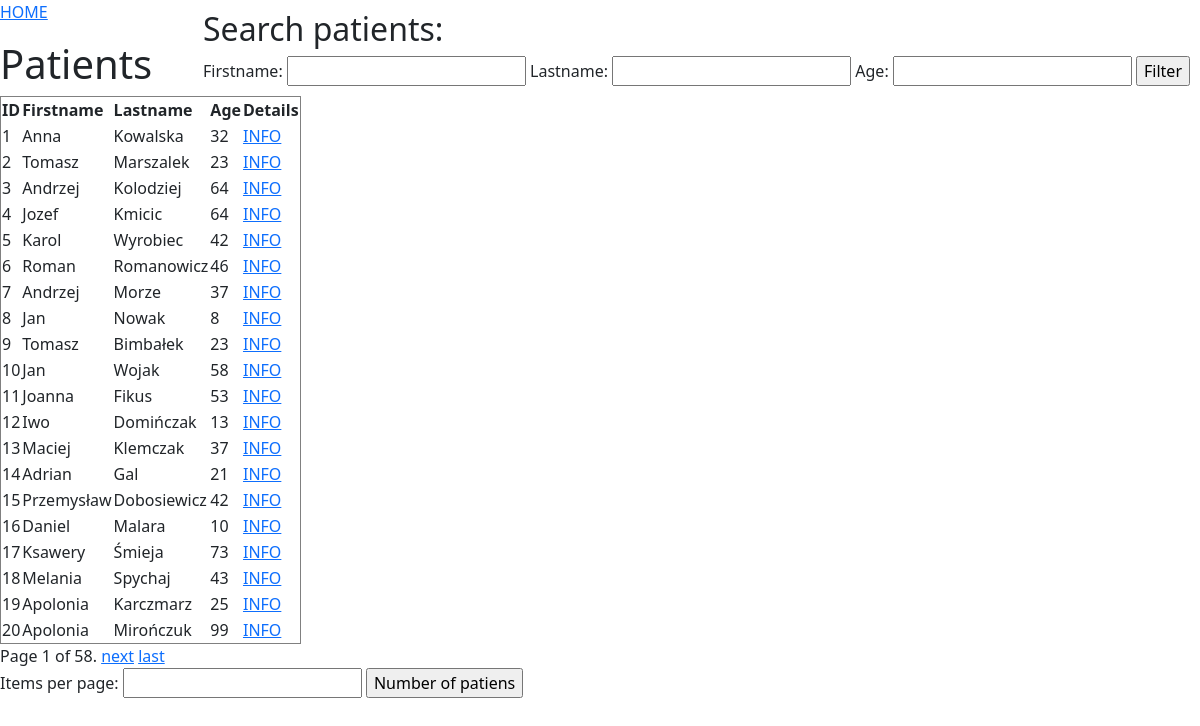
The app's page /patients/ with its own data.
### patients/models.py (models this page shows, shortened)
class Patient(models.Model):
    SEX = {
        "M": "Male",
        "F": "Female",
    }
    firstname = models.CharField(max_length=255)
    lastname = models.CharField(max_length=255)
    birthdate = models.DateField(null=True)
    sex = models.CharField(max_length=8, choices=SEX, null=True)
    login = models.CharField(max_length=255, null=True)
    password = models.CharField(max_length=255, null=True)
    image = models.ImageField(null=True, upload_to='images/')

### patients/views.py (the view)
# urls.py: path('', include('patients.urls'))
def patients(request: HttpRequest):
    patients = models.Patient.objects.all().values()
    form = forms.PatientSearchForm(request.GET)
    mess = ""
    for p in patients:
        if not p['birthdate']:
            age = 0
        else:
            patient_birth = int(p['birthdate'].strftime("%Y"))
            today = datetime.datetime.today().year
            age = today - patient_birth
        p['age'] = age
    if form.is_valid():
        lastname = form.cleaned_data.get('lastname')
        if lastname:
            patients = patients.filter(lastname__icontains=lastname)
        firstname = form.cleaned_data.get('firstname')
        if firstname:
            patients = patients.filter(firstname__icontains=firstname)
        age = form.cleaned_data.get('age')
        if age:
            patients = patients.filter(birthdate__year=today-age)
        if not patients.exists():
            patients = models.Patient.objects.all().values()
            mess = "Don't find the patient"
        items_per_page = form.cleaned_data.get('items_per_page') or 20
        for p in patients:
            if not p['birthdate']:
                age = 0
            else:
                patient_birth = int(p['birthdate'].strftime("%Y"))
                today = datetime.datetime.today().year
                age = today - patient_birth
            p['age'] = age
    else:
        items_per_page = 20
    paginator = Paginator(patients, items_per_page + 1)
    page_number = request.GET.get('page', 1)
    page_obj = paginator.get_page(page_number)
    query_params = request.GET.copy()
    if 'page' in query_params:
        del query_params['page']
    return render(request, "all_patients.html", {
        'patient': page_obj,
        'form': form,
        'mess': mess,
        'query_params': query_params.urlencode()
    })

### patients/forms.py
class PatientSearchForm(forms.Form):
    firstname = forms.CharField(required=False)
    lastname = forms.CharField(required=False)
    age = forms.IntegerField(required=False)
    items_per_page = forms.IntegerField(min_value=1, initial=20, required=False, label='Items per page')

### patients/templates/all_patients.html (shortened to what this page needs)
{% extends "master.html" %}
{% block content %}
  <p><a href="/">HOME</a></p>
  <h1>Patients</h1>
  <div class="search-container">
      <h2>Search patients:</h2>
      <form method="get" id="searchForm">
          <div>
              {{ form.firstname.label_tag }} {{ form.firstname }}
              {{ form.lastname.label_tag }} {{ form.lastname }}
              {{form.age.label_tag}} {{form.age}}
              <input type="submit" value="Filter">
          </div>
      </form>
  </div>
  <table border='1'>
    <tr>
      <th>ID</th>
      <th>Firstname</th>
      <th>Lastname</th>
      <th>Age</th>
      <th>Details</th>
    </tr>
    {% for patient in patient %}
        {% if patient.id != 0 %}
        <tr>
          <td>{{ patient.id }}</td>
          <td>{{ patient.firstname }}</td>
          <td>{{ patient.lastname }}</td>
          <td>{{patient.age}}</td>
          <td><a href=./details/{{ patient.id }}>INFO</a></td>
        </tr>
        {% endif %}
    {% endfor %}
  </table>
  <div class="pagination">
    <span class="step-links">
        <span class="current">
            Page {{ patient.number }} of {{ patient.paginator.num_pages }}.
        </span>
        {% if patient.has_next %}
            <a href="?page={{ patient.next_page_number }}&{{ query_params }}">next</a>
            <a href="?page={{ patient.paginator.num_pages }}&{{ query_params }}">last</a>
        {% endif %}
    </span>
  </div>
<form method="get" id="pagin">
    <div class="paginator">
        {{ form.items_per_page.label_tag }} {{ form.items_per_page }}
        <input type="submit" value="Number of patiens">
    </div>
</form>
{% endblock %}

### records on screen
Patient: id "1", firstname "Anna", lastname "Kowalska", age "32"
Patient: id "2", firstname "Tomasz", lastname "Marszalek", age "23"
Patient: id "3", firstname "Andrzej", lastname "Kolodziej", age "64"
Patient: id "4", firstname "Jozef", lastname "Kmicic", age "64"
Patient: id "5", firstname "Karol", lastname "Wyrobiec", age "42"
Patient: id "6", firstname "Roman", lastname "Romanowicz", age "46"
Patient: id "7", firstname "Andrzej", lastname "Morze", age "37"
Patient: id "8", firstname "Jan", lastname "Nowak", age "8"
Patient: id "9", firstname "Tomasz", lastname "Bimbałek", age "23"
Patient: id "10", firstname "Jan", lastname "Wojak", age "58"
Patient: id "11", firstname "Joanna", lastname "Fikus", age "53"
Patient: id "12", firstname "Iwo", lastname "Domińczak", age "13"
Patient: id "13", firstname "Maciej", lastname "Klemczak", age "37"
Patient: id "14", firstname "Adrian", lastname "Gal", age "21"
Patient: id "15", firstname "Przemysław", lastname "Dobosiewicz", age "42"
Patient: id "16", firstname "Daniel", lastname "Malara", age "10"
Patient: id "17", firstname "Ksawery", lastname "Śmieja", age "73"
Patient: id "18", firstname "Melania", lastname "Spychaj", age "43"
Patient: id "19", firstname "Apolonia", lastname "Karczmarz", age "25"
Patient: id "20", firstname "Apolonia", lastname "Mirończuk", age "99"

### other values on screen
{{ patient.number }} "1"
{{ patient.paginator.num_pages }} "58"
